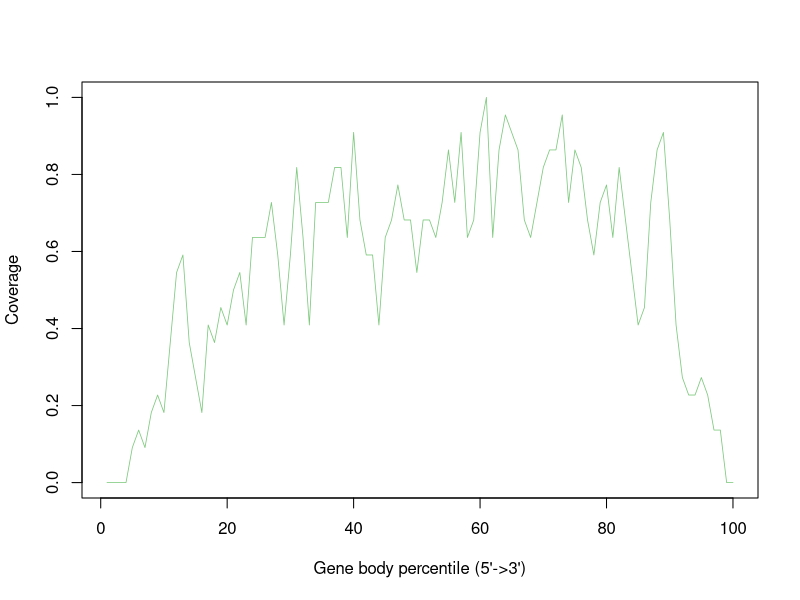

Recreate this plot in R.
GSM4486067_Aligned.sortedByCoord_sorted.out <- c(0.0,0.0,0.0,0.0,0.09090909090909091,0.13636363636363635,0.09090909090909091,0.18181818181818182,0.22727272727272727,0.18181818181818182,0.36363636363636365,0.5454545454545454,0.5909090909090909,0.36363636363636365,0.2727272727272727,0.18181818181818182,0.4090909090909091,0.36363636363636365,0.45454545454545453,0.4090909090909091,0.5,0.5454545454545454,0.4090909090909091,0.6363636363636364,0.6363636363636364,0.6363636363636364,0.7272727272727273,0.5909090909090909,0.4090909090909091,0.5909090909090909,0.8181818181818182,0.6363636363636364,0.4090909090909091,0.7272727272727273,0.7272727272727273,0.7272727272727273,0.8181818181818182,0.8181818181818182,0.6363636363636364,0.9090909090909091,0.6818181818181818,0.5909090909090909,0.5909090909090909,0.4090909090909091,0.6363636363636364,0.6818181818181818,0.7727272727272727,0.6818181818181818,0.6818181818181818,0.5454545454545454,0.6818181818181818,0.6818181818181818,0.6363636363636364,0.7272727272727273,0.8636363636363636,0.7272727272727273,0.9090909090909091,0.6363636363636364,0.6818181818181818,0.9090909090909091,1.0,0.6363636363636364,0.8636363636363636,0.9545454545454546,0.9090909090909091,0.8636363636363636,0.6818181818181818,0.6363636363636364,0.7272727272727273,0.8181818181818182,0.8636363636363636,0.8636363636363636,0.9545454545454546,0.7272727272727273,0.8636363636363636,0.8181818181818182,0.6818181818181818,0.5909090909090909,0.7272727272727273,0.7727272727272727,0.6363636363636364,0.8181818181818182,0.6818181818181818,0.5454545454545454,0.4090909090909091,0.45454545454545453,0.7272727272727273,0.8636363636363636,0.9090909090909091,0.6818181818181818,0.4090909090909091,0.2727272727272727,0.22727272727272727,0.22727272727272727,0.2727272727272727,0.22727272727272727,0.13636363636363635,0.13636363636363635,0.0,0.0)


pdf("GSM4486067.geneBodyCoverage.curves.pdf")
x=1:100
icolor = colorRampPalette(c("#7fc97f","#beaed4","#fdc086","#ffff99","#386cb0","#f0027f"))(1)
plot(x,GSM4486067_Aligned.sortedByCoord_sorted.out,type='l',xlab="Gene body percentile (5'->3')", ylab="Coverage",lwd=0.8,col=icolor[1])
dev.off()
